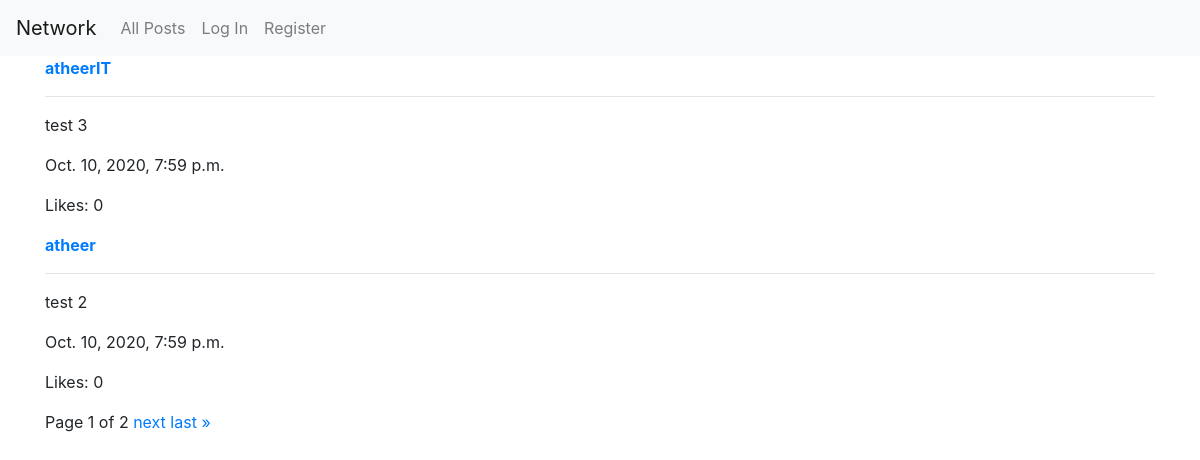
Before: / with the older database file.
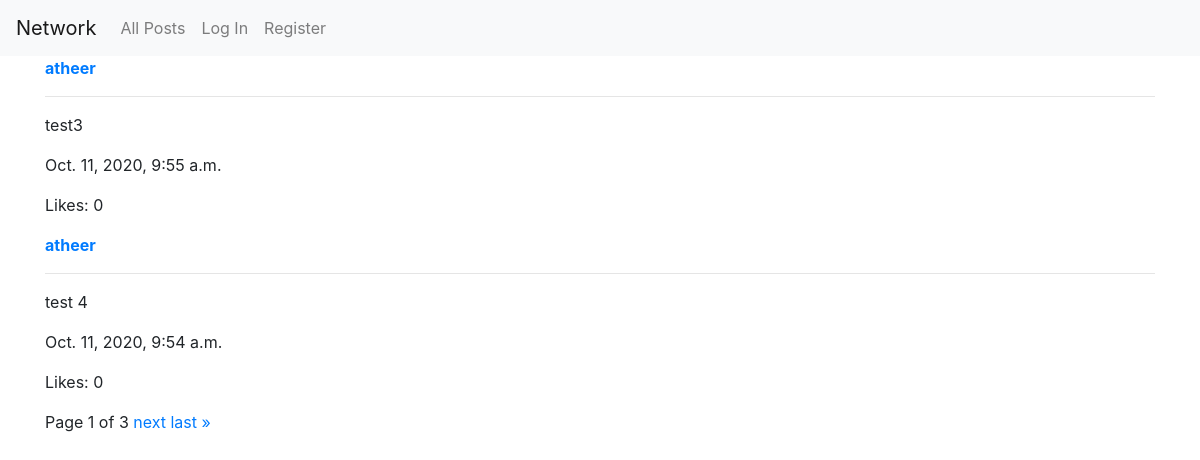
After: the same page with the newer database file.
### network/models.py (models this page shows)
class Post(models.Model):
    post = models.CharField(max_length=500, blank=False)
    image = models.ImageField(upload_to="postImage", null=True)
    user = models.ForeignKey(User, on_delete=models.CASCADE, related_name='geek')
    date = models.DateTimeField(blank=False)
    postLike = models.IntegerField(default=0)

class User(AbstractUser):
    pass

### network/views.py (the view)
# urls.py: path("", views.index, name="index"),
def index(request):
    posts = Post.objects.all().order_by('-id')
    paginator = Paginator(posts, 2)
    page_number = request.GET.get('page')
    page_obj = paginator.get_page(page_number)
    return render(request, "network/index.html", {
        'page_obj': page_obj,
    })

### network/templates/network/index.html (shortened to what this page needs)
{% extends "network/layout.html" %}
{% load static %}
{% block body %}
    {% for post in page_obj %}
    <div>
        <a href="{% url 'profile' post.user %}">
            <strong>{{post.user}}</strong>
        </a>
        <hr>
        <div class="postDiv" id="{{post.id}}">
            <P>{{post.post}}</P>
        </div>
        <p>{{post.date}} </p>
        <p>Likes: {{post.postLike}} </p>
    </div>
    {% empty %}
    <p>there are no posts yet</p>
    {% endfor %}
    <div class="pagination">
        <span class="step-links">
            <span class="current">
                Page {{ page_obj.number }} of {{ page_obj.paginator.num_pages }}
            </span>
            {% if page_obj.has_next %}
                <a href="?page={{ page_obj.next_page_number }}">next</a>
                <a href="?page={{ page_obj.paginator.num_pages }}">last &raquo;</a>
            {% endif %}
        </span>
    </div>
{% endblock %}

Changed rows visible on the page:
no longer on this page (row unchanged): Post: user "atheerIT", post "test 3", date "Oct. 10, 2020, 7:59 p.m.", postLike "0"
no longer on this page (row unchanged): Post: user "atheer", post "test 2", date "Oct. 10, 2020, 7:59 p.m.", postLike "0"
added Post: user "atheer", post "test3", date "Oct. 11, 2020, 9:55 a.m.", postLike "0"
added Post: user "atheer", post "test 4", date "Oct. 11, 2020, 9:54 a.m.", postLike "0"
Other visible differences:
{{ page_obj.paginator.num_pages }}: "2" → "3"
